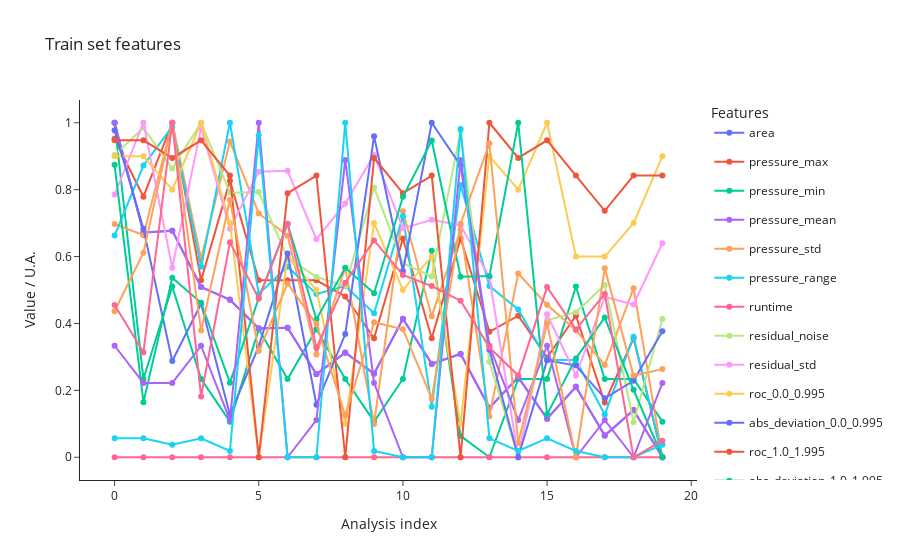

The cell this chart's notebook holds for it:
### Code cell
from src.StreamPort.machine_learning.methods import MachineLearningScaleFeaturesScalerSklearn

scaler = MachineLearningScaleFeaturesScalerSklearn()
scaling_parameters = scaler.parameters
print("Scaling parameters: ", scaling_parameters)
parameters.update(scaling_parameters)

ml_ana = scaler.run(ml_ana)
fig_train_features = ml_ana.plot_data()
fig_train_features.update_layout(title="Train set features")
fig_train_features.show()
